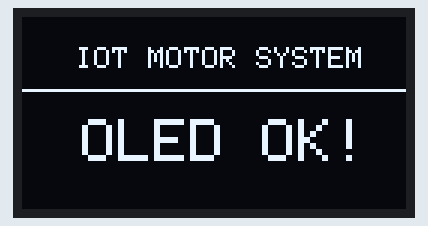
Recording of a sketch running on a simulated ESP32. Shown: 128×64 one-colour display. What the sketch prints to the serial monitor is not drawn.

Above: at 1.1 s.
At 3.6 s:
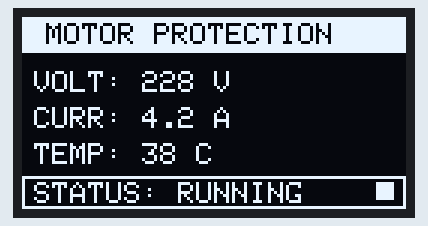
At 7.7 s:
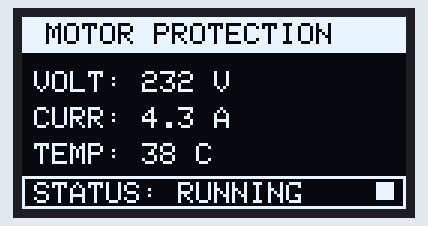
At 11.8 s:
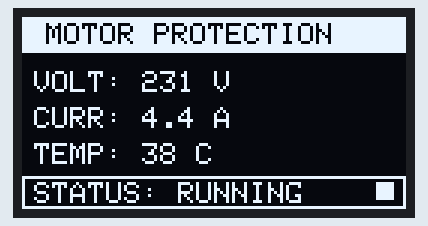
At 21.1 s:
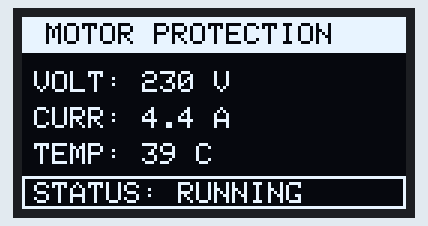
At 38.5 s:
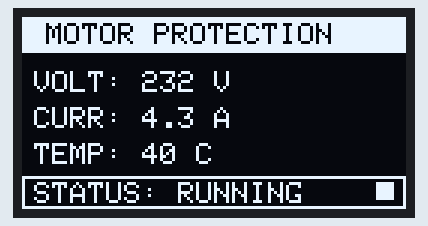

Measured:
- what the display in image 0 shows lasts 2.5 s, from 1.1 s to 3.6 s
- what the display in image 1 shows lasts 1.0 s, from 3.6 s to 4.6 s

The sketch:

oled_test.ino
```cpp
/*
 * ====================================================================================
 * ESP32 OLED Display (SSD1306 128x64 I2C) Test Sketch
 * ====================================================================================
 * Connections:
 *   ESP32 GND    -> OLED GND
 *   ESP32 3.3V   -> OLED VCC (or 5V if 5V tolerant)
 *   ESP32 GPIO21 -> OLED SDA
 *   ESP32 GPIO22 -> OLED SCL
 */

#include <Wire.h>
#include <Adafruit_GFX.h>
#include <Adafruit_SSD1306.h>

#define SCREEN_WIDTH 128
#define SCREEN_HEIGHT 64
#define OLED_RESET -1 // Reset pin # (or -1 if sharing Arduino reset pin)

Adafruit_SSD1306 display(SCREEN_WIDTH, SCREEN_HEIGHT, &Wire, OLED_RESET);

int counter = 0;

void setup() {
  Serial.begin(115200);
  delay(1000);
  Serial.println("\n--- ESP32 OLED SSD1306 Test ---");

  // I2C Pins: SDA = GPIO 21, SCL = GPIO 22
  Wire.begin(21, 22);

  // Attempt connection on 0x3C, fallback to 0x3D
  if (!display.begin(SSD1306_SWITCHCAPVCC, 0x3C)) {
    Serial.println("❌ OLED not found at 0x3C! Trying address 0x3D...");
    if (!display.begin(SSD1306_SWITCHCAPVCC, 0x3D)) {
      Serial.println("❌ SSD1306 allocation failed. Check wiring (SDA->21, SCL->22, VCC, GND)!");
      while (true) {
        delay(1000);
      }
    }
  }

  Serial.println("✅ OLED Display initialized successfully!");

  // Welcome Screen
  display.clearDisplay();
  display.setTextColor(SSD1306_WHITE);
  display.setTextSize(1);
  display.setCursor(18, 10);
  display.println("IOT MOTOR SYSTEM");
  display.drawFastHLine(0, 24, 128, SSD1306_WHITE);

  display.setTextSize(2);
  display.setCursor(20, 34);
  display.println("OLED OK!");
  display.display();
  delay(2500);
}

void loop() {
  display.clearDisplay();

  // Top Title Bar
  display.fillRect(0, 0, 128, 12, SSD1306_WHITE);
  display.setTextColor(SSD1306_BLACK, SSD1306_WHITE);
  display.setTextSize(1);
  display.setCursor(8, 2);
  display.print("MOTOR PROTECTION");

  // Telemetry Metrics
  display.setTextColor(SSD1306_WHITE);
  display.setTextSize(1);

  // Line 1: Voltage
  display.setCursor(4, 18);
  display.print("VOLT: ");
  display.print(228 + (counter % 5));
  display.print(" V");

  // Line 2: Current
  display.setCursor(4, 30);
  display.print("CURR: ");
  display.print(4.2 + ((counter % 3) * 0.1), 1);
  display.print(" A");

  // Line 3: Temperature
  display.setCursor(4, 42);
  display.print("TEMP: ");
  display.print(38 + (counter % 4));
  display.print(" C");

  // Bottom Status Bar
  display.drawRect(0, 53, 128, 11, SSD1306_WHITE);
  display.setCursor(4, 55);
  display.print("STATUS: RUNNING");

  // Animated live tick indicator (blinking square)
  if (counter % 2 == 0) {
    display.fillRect(118, 55, 6, 6, SSD1306_WHITE);
  }

  display.display();

  Serial.print("OLED updated. Cycle count: ");
  Serial.println(counter);

  counter++;
  delay(1000);
}
```
